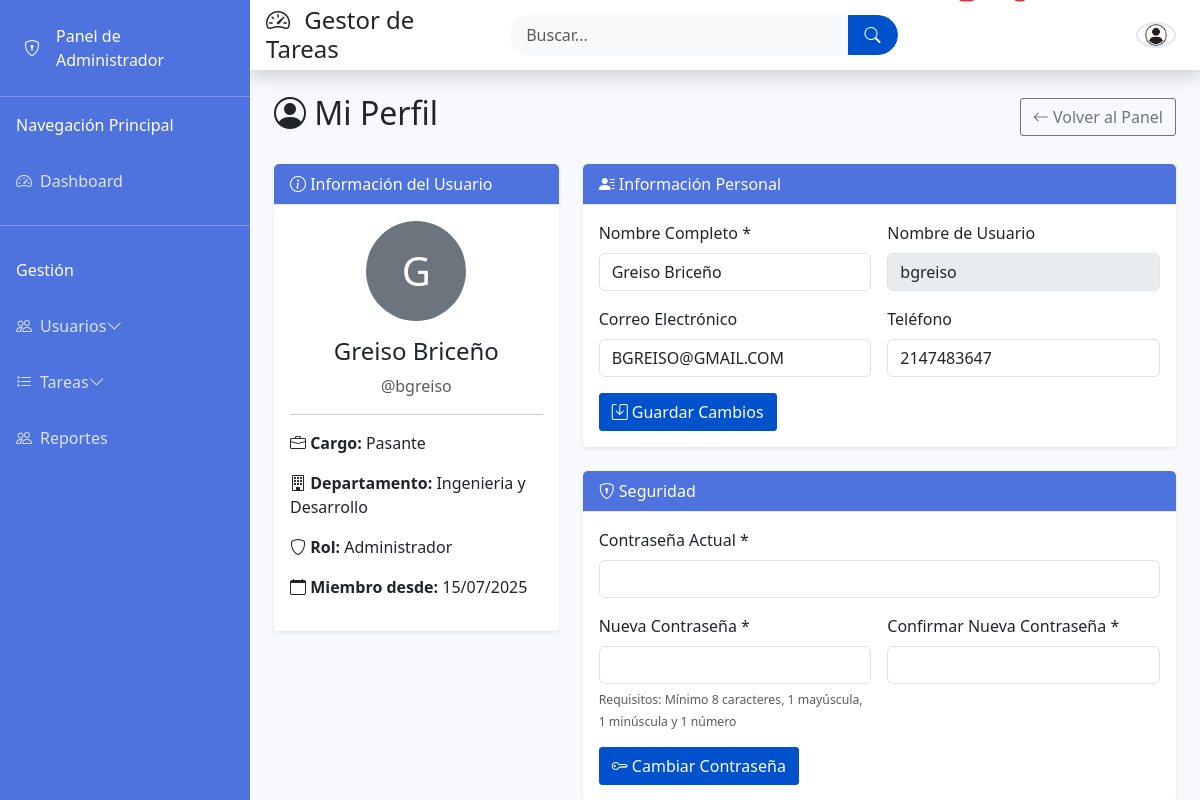
Screenshot of /perfil.php (signed in) with the database file from the repository.
### tables this page shows
CREATE TABLE `usuarios` (
  `id_usuario` int(11) NOT NULL,
  `nombre` varchar(100) NOT NULL,
  `usuario` varchar(50) NOT NULL,
  `contraseña` varchar(255) NOT NULL,
  `email` varchar(255) NOT NULL,
  `telefono` int(11) NOT NULL,
  `id_departamento` int(11) DEFAULT NULL,
  `id_cargo` int(11) DEFAULT NULL,
  `id_rol` int(11) DEFAULT NULL,
  `fecha_registro` datetime DEFAULT CURRENT_TIMESTAMP
);

CREATE TABLE `cargos` (
  `id_cargo` int(11) NOT NULL,
  `id_departamento` int(11) NOT NULL,
  `nombre` varchar(100) NOT NULL
);

CREATE TABLE `departamentos` (
  `id_departamento` int(11) NOT NULL,
  `nombre` varchar(100) NOT NULL
);

CREATE TABLE `roles` (
  `id_rol` int(11) NOT NULL,
  `nombre` varchar(50) NOT NULL
);

### perfil.php (the view, shortened to what this page needs)
<?php
require_once 'config.php';
$query = $conexion->prepare("SELECT u.*, d.nombre as departamento, c.nombre as cargo, r.nombre as rol
                           FROM usuarios u
                           LEFT JOIN departamentos d ON u.id_departamento = d.id_departamento
                           LEFT JOIN cargos c ON u.id_cargo = c.id_cargo
                           LEFT JOIN roles r ON u.id_rol = r.id_rol
                           WHERE u.id_usuario = ?");
$query->bind_param("i", $_SESSION['id_usuario']);
$query->execute();
$resultado = $query->get_result();
$usuario = $resultado->fetch_assoc();
include 'header.php';
?>
<div class="container mt-4">
    <div class="d-flex justify-content-between align-items-center mb-4">
        <h2><i class="bi bi-person-circle"></i> Mi Perfil</h2>
        <a href="panel_control.php" class="btn btn-outline-secondary">
            <i class="bi bi-arrow-left"></i> Volver al Panel
        </a>
    </div>
    <div class="row">
        <div class="col-md-4 mb-4">
            <div class="card shadow-sm">
                <div class="card-header bg-primary text-white">
                    <i class="bi bi-info-circle"></i> Información del Usuario
                </div>
                <div class="card-body text-center">
                    <div class="mb-3">
                        <div class="avatar bg-secondary text-white d-inline-flex align-items-center justify-content-center rounded-circle"
                             style="width: 100px; height: 100px; font-size: 2.5rem;">
                            <?= strtoupper(substr($usuario['nombre'], 0, 1)) ?>
                        </div>
                    </div>
                    <h4><?= htmlspecialchars($usuario['nombre']) ?></h4>
                    <p class="text-muted mb-1">@<?= htmlspecialchars($usuario['usuario']) ?></p>
                    <hr>
                    <div class="text-start">
                        <p><strong><i class="bi bi-briefcase"></i> Cargo:</strong> <?= htmlspecialchars($usuario['cargo'] ?? 'No especificado') ?></p>
                        <p><strong><i class="bi bi-building"></i> Departamento:</strong> <?= htmlspecialchars($usuario['departamento'] ?? 'No especificado') ?></p>
                        <p><strong><i class="bi bi-shield"></i> Rol:</strong> <?= htmlspecialchars($usuario['rol']) ?></p>
                        <p><strong><i class="bi bi-calendar"></i> Miembro desde:</strong> <?= date('d/m/Y', strtotime($usuario['fecha_registro'])) ?></p>
                    </div>
                </div>
            </div>
        </div>
        <div class="col-md-8">
            <div class="card mb-4 shadow-sm">
                <div class="card-header bg-primary text-white">
                    <i class="bi bi-person-lines-fill"></i> Información Personal
                </div>
                <div class="card-body">
                    <form method="post">
                        <div class="row g-3">
                            <div class="col-md-6">
                                <label for="nombre" class="form-label">Nombre Completo *</label>
                                <input type="text" class="form-control" id="nombre" name="nombre"
                                       value="<?= htmlspecialchars($usuario['nombre']) ?>" required>
                            </div>
                            <div class="col-md-6">
                                <label for="usuario" class="form-label">Nombre de Usuario</label>
                                <input type="text" class="form-control" id="usuario"
                                       value="<?= htmlspecialchars($usuario['usuario']) ?>" disabled>
                            </div>
                            <div class="col-md-6">
                                <label for="email" class="form-label">Correo Electrónico</label>
                                <input type="email" class="form-control" id="email" name="email"
                                       value="<?= htmlspecialchars($usuario['email'] ?? '') ?>">
                            </div>
                            <div class="col-md-6">
                                <label for="telefono" class="form-label">Teléfono</label>
                                <input type="tel" class="form-control" id="telefono" name="telefono"
                                       value="<?= htmlspecialchars($usuario['telefono'] ?? '') ?>">
                            </div>
                            <div class="col-12 mt-3">
                                <button type="submit" name="actualizar_perfil" class="btn btn-primary">
                                    <i class="bi bi-save"></i> Guardar Cambios
                                </button>
                            </div>
                        </div>
                    </form>
                </div>
            </div>
            <div class="card shadow-sm">
                <div class="card-header bg-primary text-white">
                    <i class="bi bi-shield-lock"></i> Seguridad
                </div>
                <div class="card-body">
                    <form method="post" class="needs-validation" novalidate>
                        <div class="row g-3">
                            <div class="col-12">
                                <label for="contrasena_actual" class="form-label">Contraseña Actual *</label>
                                <input type="password" class="form-control" id="contrasena_actual" name="contrasena_actual" required>
                            </div>
                            <div class="col-md-6">
                                <label for="nueva_contrasena" class="form-label">Nueva Contraseña *</label>
                                <input type="password" class="form-control" id="nueva_contrasena" name="nueva_contrasena" required
                                       pattern="(?=.*\d)(?=.*[a-z])(?=.*[A-Z]).{8,}">
                                <div class="form-text">
                                    <small>Requisitos: Mínimo 8 caracteres, 1 mayúscula, 1 minúscula y 1 número</small>
                                </div>
                            </div>
                            <div class="col-md-6">
                                <label for="confirmar_contrasena" class="form-label">Confirmar Nueva Contraseña *</label>
                                <input type="password" class="form-control" id="confirmar_contrasena" name="confirmar_contrasena" required>
                            </div>
                            <div class="col-12 mt-3">
                                <button type="submit" name="cambiar_contrasena" class="btn btn-primary">
                                    <i class="bi bi-key"></i> Cambiar Contraseña
                                </button>
                            </div>
                        </div>
                    </form>
                </div>
            </div>
        </div>
    </div>
</div>
<?php include 'footer.php'; ?>

### admin.css (style rules this page uses)
body { background-color: #f8f9fc; overflow-x: hidden; }
.card { border: none; border-radius: 0.35rem; box-shadow: 0 0.15rem 1.75rem 0 rgba(58, 59, 69, 0.15); }
.card-header { background-color: #f8f9fc; border-bottom: 1px solid #e3e6f0; }
.bg-primary { background-color: #4e73df !important; }
.card-header.bg-primary { background-color: #4e73df !important; }
.btn { border-radius: 3px; font-weight: 500; }
.btn-primary { background-color: #0052cc; border-color: #0052cc; }
.card { border-radius: 4px; box-shadow: 0 1px 2px rgba(9, 30, 66, 0.25); }

### rows the page displays
usuarios: nombre "G", nombre "Greiso Briceño", usuario "bgreiso", id_cargo.nombre "Pasante", id_departamento.nombre "Ingenieria y Desarrollo", id_rol.nombre "Administrador", fecha_registro "15/07/2025", email "BGREISO@GMAIL.COM", telefono "2147483647"
